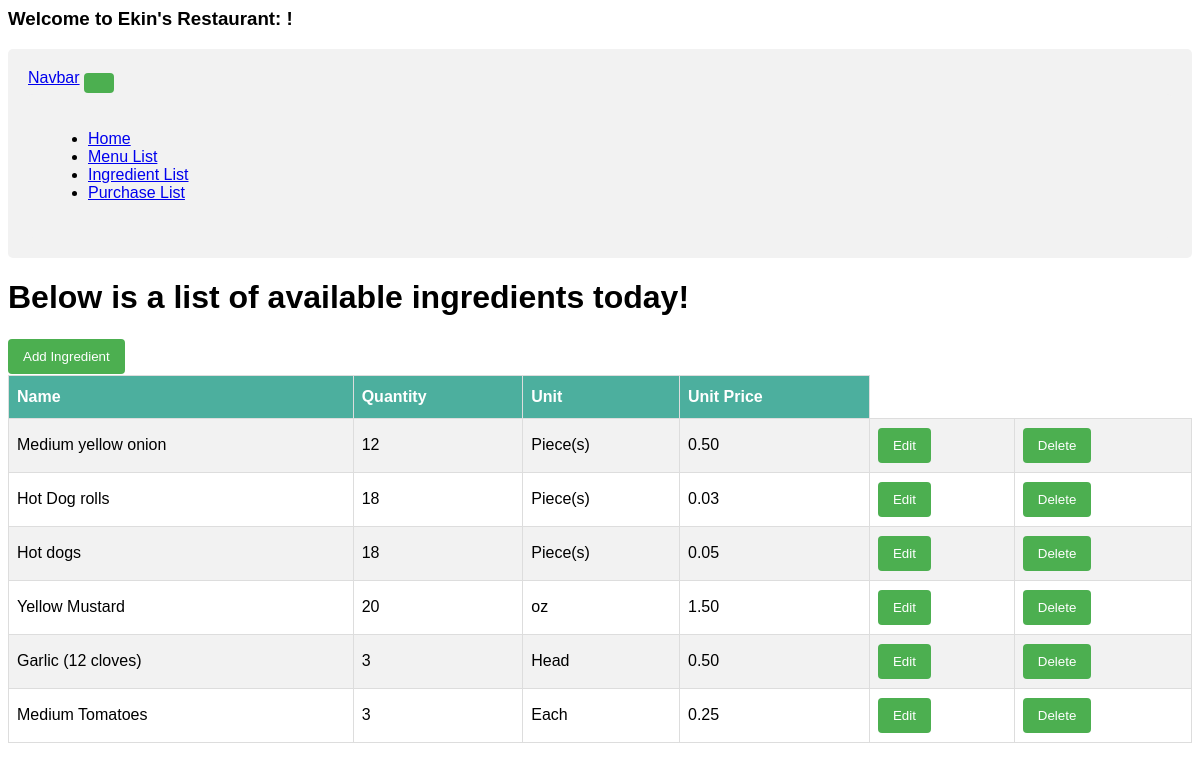
The app's page /inventory/ingredient/list with its own data.
### inventory/models.py (models this page shows)
class Ingredient(models.Model):
    quantity    =models.IntegerField()
    name        =models.TextField()
    unit        =models.CharField(max_length=10)
    unit_price  =models.DecimalField(decimal_places=2,max_digits=4)

### inventory/views.py (the view)
# urls.py: path('inventory/ingredient/list', views.IngredientList.as_view(),name='ingredientlist'),
class IngredientList(ListView):
    model = Ingredient

### inventory/templates/inventory/ingredient_list.html
{% extends './base.html'%}
{% block content %}
<h1>
    Below is a list of available ingredients today!
</h1>
<a href="{% url 'ingredientcreate' %}"><button class="btn">Add Ingredient</button></a>
<table>
    <tr>
        <th>Name</th>
        <th>Quantity</th>
        <th>Unit</th>
        <th>Unit Price</th>
    </tr>
    {% for ingredient in ingredient_list %}
    <tr>
        <td> {{ingredient.name}} </td>
        <td> {{ingredient.quantity}} </td>
        <td> {{ingredient.unit}} </td>
        <td> {{ingredient.unit_price}} </td>
        <td><a href="{% url 'ingredientupdate' ingredient.id %}"><button>Edit</button></a></td>
        <td><a href="{% url 'ingredientdelete' ingredient.id %}"><button>Delete</button></a></td>
    </tr>
    {% endfor %}
</table>
{% endblock %}

### inventory/templates/inventory/base.html (shortened to what this page needs)
    <head>
    </head>
    <body>
        <h3>Welcome to Ekin's Restaurant: {{ name }}!</h3>
        <nav class="navbar navbar-expand-lg bg-body-tertiary">
            <div class="container-fluid">
              <a class="navbar-brand" href="#">Navbar</a>
              <button class="navbar-toggler" type="button" data-bs-toggle="collapse" data-bs-target="#navbarNav" aria-controls="navbarNav" aria-expanded="false" aria-label="Toggle navigation">
              </button>
              <div class="collapse navbar-collapse" id="navbarNav">
                <ul class="navbar-nav">
                  <li class="nav-item">
                    <a class="nav-link active" aria-current="page" href="/">Home</a>
                  </li>
                  <li class="nav-item">
                    <a class="nav-link" href="{% url 'menuitemlist' %}">Menu List</a>
                  </li>
                  <li class="nav-item">
                    <a class="nav-link" href="{% url 'ingredientlist' %}">Ingredient List</a>
                  </li>
                  <li class="nav-item">
                    <a class="nav-link" href="{% url 'purchaselist' %}">Purchase List</a>
                  </li>
                </ul>
              </div>
            </div>
          </nav>
        {% block content %}
        {% endblock %}
    </body>

### inventory/templates/inventory/base.html (style rules this page uses)
body { font-family: Arial, Helvetica, sans-serif; }
table { border-collapse: collapse; width: 100%; }
td, th { border: 1px solid #ddd; padding: 8px; }
tr:nth-child(even) { background-color: #f2f2f2; }
th { padding-top: 12px; padding-bottom: 12px; text-align: left; background-color: #4caf9e; color: white; }
button, input[type=submit] { background-color: #4CAF50; color: white; padding: 10px 15px; margin: 1px 0; border: none; border-radius: 4px; cursor: pointer; }
div { border-radius: 5px; background-color: #f2f2f2; padding: 20px; }

### records on screen
Ingredient: name "Medium yellow onion", quantity "12", unit "Piece(s)", unit_price "0.50"
Ingredient: name "Hot Dog rolls", quantity "18", unit "Piece(s)", unit_price "0.03"
Ingredient: name "Hot dogs", quantity "18", unit "Piece(s)", unit_price "0.05"
Ingredient: name "Yellow Mustard", quantity "20", unit "oz", unit_price "1.50"
Ingredient: name "Garlic (12 cloves)", quantity "3", unit "Head", unit_price "0.50"
Ingredient: name "Medium Tomatoes", quantity "3", unit "Each", unit_price "0.25"
